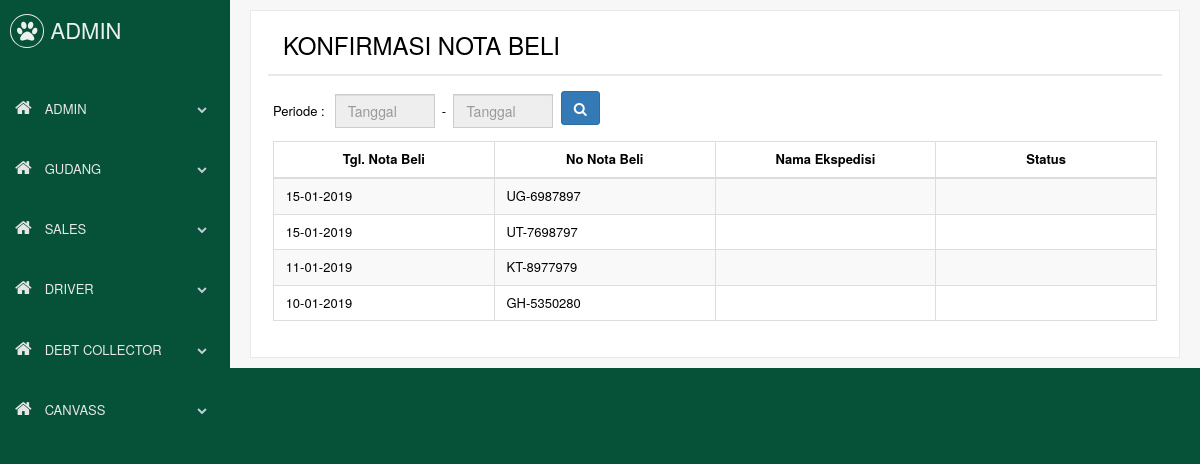
Page /mobile/index.php (signed in) on the earlier database version.
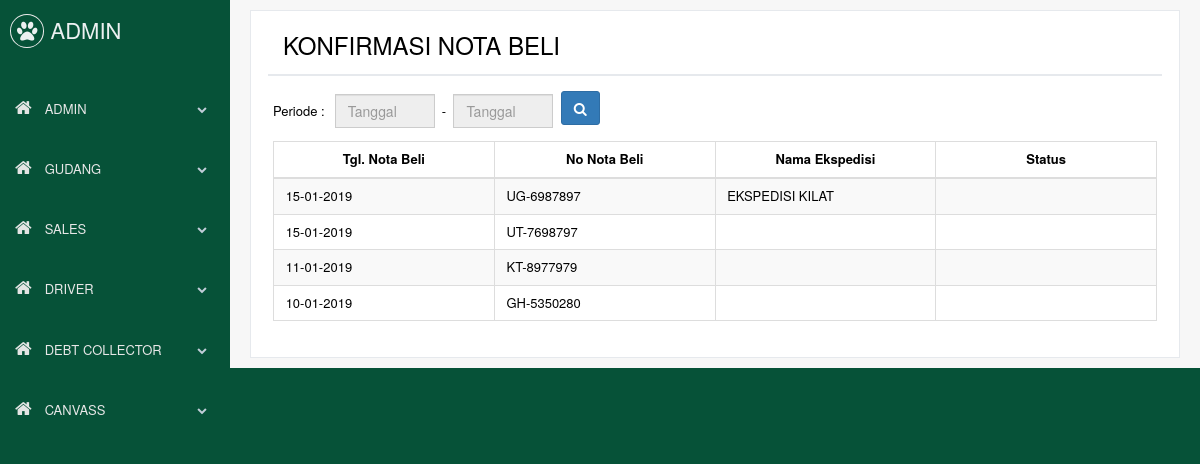
Same page on the later database version.
### tables this page shows
CREATE TABLE `beli` (
  `id_beli` int(11) NOT NULL,
  `no_nota_beli` varchar(15) NOT NULL,
  `tanggal` date NOT NULL,
  `id_supplier` int(11) NOT NULL,
  `id_ekspedisi` int(11) DEFAULT NULL,
  `id_karyawan` int(11) DEFAULT NULL,
  `berat_ekspedisi` int(11) DEFAULT NULL,
  `volume_ekspedisi` int(11) DEFAULT NULL,
  `tarif_ekspedisi` int(11) DEFAULT NULL,
  `keterangan` varchar(100) DEFAULT NULL,
  `status_konfirm` tinyint(1) NOT NULL,
  `diskon_all_persen` double DEFAULT NULL,
  `ppn_all_persen` double DEFAULT NULL
);

CREATE TABLE `ekspedisi` (
  `id_ekspedisi` int(11) NOT NULL,
  `nama_ekspedisi` varchar(50) NOT NULL,
  `telepon` varchar(20) NOT NULL,
  `kontakperson` varchar(50) DEFAULT NULL,
  `telepon_kontak` varchar(20) DEFAULT NULL,
  `status` tinyint(1) NOT NULL
);

### mobile/assets/page/gudang/konfirm_beli.php (the view, shortened to what this page needs)
<div class="right_col loading" role="main">
	<div class="">
		<div class="row">
			<div class="col-md-12 col-sm-12 col-xs-12">
				<div class="x_panel">
					<div class="x_title">
						<div class="col-md-6">
							<h3>KONFIRMASI NOTA BELI</h3>
						</div>
						<div class="clearfix"></div>
					</div>
					<div class="x_content">
					<div style="margin-bottom:50px">
							<table align="left">
								<tr>
									<td style="padding-right:10px">Periode :</td>
									<td><input class="form-control" style="width:100px" id="tgl_dari" type="text" value="" placeholder="Tanggal" readonly></td>
									<td>&nbsp; - &nbsp;</td>
									<td><input class="form-control" style="width:100px" id="tgl_sampai" type="text" value="" placeholder="Tanggal" readonly></td>
									<td>&nbsp;&nbsp;</td>
									<td><a class="btn btn-primary" id="btn_dari_sampai" onClick="submit();"><i class="fa fa-search"></i></a></td>
								</tr>
							</table>
					</div>
				<table id="table1" class="table table-bordered table-striped" style="table-layout:fixed">
				<thead>
					<tr>
						<th>Tgl. Nota Beli</th>
						<th>No Nota Beli</th>
						<th>Nama Ekspedisi</th>
						<th>Status</th>
					</tr>
				</thead>
				<tbody>
				<?php
if (isset($_GET['dari'])){
	$dari=date("Y-m-d", strtotime($_GET['dari']));
	$sampai=date("Y-m-d", strtotime($_GET['sampai']));
	$val="(tanggal BETWEEN '$dari' AND '$sampai') ORDER BY id_beli DESC";
} else {
	$val="MONTH(tanggal)=MONTH(CURRENT_DATE()) AND YEAR(tanggal)=YEAR(CURRENT_DATE()) ORDER BY id_beli DESC";
}
$sql=mysqli_query($con, "SELECT
    beli.id_beli
    , beli.no_nota_beli
    , beli.tanggal
	, beli.status_konfirm
	, ekspedisi.nama_ekspedisi
FROM
    beli
	LEFT JOIN ekspedisi
        ON (beli.id_ekspedisi = ekspedisi.id_ekspedisi)
WHERE $val");
while($row=mysqli_fetch_array($sql)){
if ($row['status_konfirm']==0){
	$status="";
} else if ($row['status_konfirm']==1){
	$status="SELESAI"; $warna='1E824C';
} else if ($row['status_konfirm']==2){
	$status="MENUNGGU"; $warna='337AB7';
}
	echo '			<tr>
						<td><a href="?page=gudang&mode=konfirm_beli_2&id=' .$row['id_beli']. '"><div style="min-width:70px">&nbsp;' .date("d-m-Y",strtotime($row['tanggal'])). '</div></a></td>
						<td><a href="?page=gudang&mode=konfirm_beli_2&id=' .$row['id_beli']. '"><div style="min-width:70px">&nbsp;' .$row['no_nota_beli']. '</div></a></td>
						<td><a href="?page=gudang&mode=konfirm_beli_2&id=' .$row['id_beli']. '"><div style="min-width:70px">&nbsp;' .$row['nama_ekspedisi']. '</div></a></td>';
	if ($status==""){
		echo '			<td><a href="?page=gudang&mode=konfirm_beli_2&id=' .$row['id_beli']. '"><div style="min-width:70px">&nbsp;</div></a></td>';
	} else {
		echo '			<td><a href="?page=gudang&mode=konfirm_beli_2&id=' .$row['id_beli']. '" class="badge btn-xs bg-xs" style="background-color: #' .$warna. '"><div style="min-width:70px">&nbsp;' .$status. '</div></a></td>';
	}
	echo '				</tr>';
}
?>
				</tbody>
			</table>
			</div>
			</div>
			</div>
			</div>
		</div>
	</div>
</div>

Differences in the rows shown:
changed beli "UG-6987897": id_ekspedisi.nama_ekspedisi (not shown) → "EKSPEDISI KILAT"
